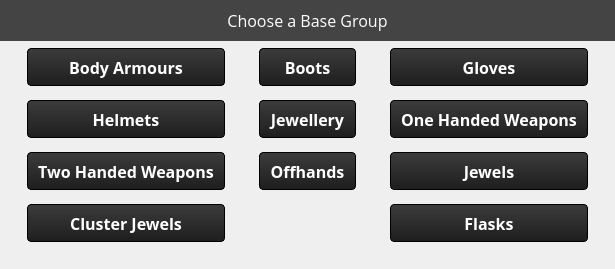
      <widget class="QWidget" name="base_groups_page">
       <property name="sizePolicy">
        <sizepolicy hsizetype="MinimumExpanding" vsizetype="MinimumExpanding">
         <horstretch>0</horstretch>
         <verstretch>0</verstretch>
        </sizepolicy>
       </property>
       <property name="styleSheet">
        <string notr="true">QWidget {
border: 0px;
border-image: url(:/icons/assets/images/emubg.png);
}

QLabel {
text-align: center;
padding: 5px 10px;
font-size: 16px;
background-color: #444;
width: 100%;
box-sizing: border-box;
color: #FFF;
font-family: Open Sans;
}
QPushButton {
                border: 1px solid #000;
                  border-top-width: 1px;
                   border-right-width: 1px;
                   border-bottom-width: 1px;
                   border-left-width: 1px;
                   border-top-style: solid;
                 border-right-style: solid;
                  border-bottom-style: solid;
                   border-left-style: solid;
                   border-top-color: rgb(0, 0, 0);
                  border-right-color: rgb(0, 0, 0);
                   border-bottom-color: rgb(0, 0, 0);
                   border-left-color: rgb(0, 0, 0);
                  border-image-source: initial;
                  border-image-slice: initial;
                  border-image-width: initial;
                  border-image-outset: initial;
                border-image-repeat: initial;
                border-radius: 4px;
                background-color: qlineargradient(x1: 0, y1: 1, x2: 0, y2: 0, stop: 0 #1e1e1e, stop: 1 #3c3c3c);
                border-image: none;
              color: #FFF;
               text-shadow: 1px 1px #000;
               box-shadow: inset 0 1px 1px #666, 0 1px 2px rgba(0,0,0,0.31);
               padding: 0px 10px;
                margin: 7px;
                font-family: Open Sans;
                font-size: 16px;
               font-weight: bold;
               height: 36px;
                line-height: 36px;
                text-align: center;
           }
            QPushButton:hover {
                background-color: qlineargradient(x1: 0, y1: 0, x2: 0 y2: 1,
                                                 stop: 0 #2d2d2d, stop: 1 #4b4b4b);
           }
            QPushButton:pressed {
                background-color: qlineargradient(x1: 0, y1: 0, x2: 0, y2: 1,
                                                  stop: 0 #4b4b4b, stop: 1 #2d2d2d);
            }
            QPushButton:flat {
                border: none;
}</string>
       </property>
       <layout class="QVBoxLayout" name="verticalLayout_14">
        <property name="spacing">
         <number>0</number>
        </property>
        <property name="leftMargin">
         <number>0</number>
        </property>
        <property name="topMargin">
         <number>0</number>
        </property>
        <property name="rightMargin">
         <number>0</number>
        </property>
        <property name="bottomMargin">
         <number>0</number>
        </property>
        <item>
         <widget class="QWidget" name="base_groups_container" native="true">
          <property name="sizePolicy">
           <sizepolicy hsizetype="Expanding" vsizetype="Expanding">
            <horstretch>0</horstretch>
            <verstretch>0</verstretch>
           </sizepolicy>
          </property>
          <property name="minimumSize">
           <size>
            <width>0</width>
            <height>0</height>
           </size>
          </property>
          <property name="maximumSize">
           <size>
            <width>1677215</width>
            <height>16777215</height>
           </size>
          </property>
          <property name="styleSheet">
           <string notr="true"/>
          </property>
          <layout class="QVBoxLayout" name="verticalLayout_12">
           <property name="spacing">
            <number>0</number>
           </property>
           <property name="leftMargin">
            <number>0</number>
           </property>
           <property name="topMargin">
            <number>0</number>
           </property>
           <property name="rightMargin">
            <number>0</number>
           </property>
           <property name="bottomMargin">
            <number>0</number>
           </property>
           <item>
            <widget class="QWidget" name="header" native="true">
             <property name="sizePolicy">
              <sizepolicy hsizetype="MinimumExpanding" vsizetype="Fixed">
               <horstretch>0</horstretch>
               <verstretch>0</verstretch>
              </sizepolicy>
             </property>
             <property name="styleSheet">
              <string notr="true">QWidget {
	border-image:none;
}</string>
             </property>
             <layout class="QVBoxLayout" name="verticalLayout_13">
              <property name="spacing">
               <number>0</number>
              </property>
              <property name="leftMargin">
               <number>0</number>
              </property>
              <property name="topMargin">
               <number>0</number>
              </property>
              <property name="rightMargin">
               <number>0</number>
              </property>
              <property name="bottomMargin">
               <number>0</number>
              </property>
              <item>
               <widget class="QLabel" name="base_group_label">
                <property name="sizePolicy">
                 <sizepolicy hsizetype="Minimum" vsizetype="Fixed">
                  <horstretch>0</horstretch>
                  <verstretch>0</verstretch>
                 </sizepolicy>
                </property>
                <property name="font">
                 <font>
                  <family>Open Sans</family>
                  <pointsize>-1</pointsize>
                 </font>
                </property>
                <property name="text">
                 <string>Choose a Base Group</string>
                </property>
                <property name="alignment">
                 <set>Qt::AlignHCenter|Qt::AlignTop</set>
                </property>
               </widget>
              </item>
             </layout>
            </widget>
           </item>
           <item>
            <widget class="QWidget" name="base_group_btns" native="true">
             <layout class="QGridLayout" name="gridLayout_9">
              <property name="leftMargin">
               <number>20</number>
              </property>
              <property name="topMargin">
               <number>0</number>
              </property>
              <property name="rightMargin">
               <number>20</number>
              </property>
              <property name="bottomMargin">
               <number>20</number>
              </property>
              <property name="horizontalSpacing">
               <number>20</number>
              </property>
              <property name="verticalSpacing">
               <number>0</number>
              </property>
              <item row="1" column="2">
               <widget class="QPushButton" name="one_handed_weapons_btn">
                <property name="text">
                 <string>One Handed Weapons</string>
                </property>
               </widget>
              </item>
              <item row="0" column="0">
               <widget class="QPushButton" name="body_armours_btn">
                <property name="text">
                 <string>Body Armours</string>
                </property>
               </widget>
              </item>
              <item row="2" column="0">
               <widget class="QPushButton" name="two_handed_weapons_btn">
                <property name="text">
                 <string>Two Handed Weapons</string>
                </property>
               </widget>
              </item>
              <item row="0" column="2">
               <widget class="QPushButton" name="gloves_btn">
                <property name="text">
                 <string>Gloves</string>
                </property>
               </widget>
              </item>
              <item row="2" column="1">
               <widget class="QPushButton" name="offhands_btn">
                <property name="text">
                 <string>Offhands</string>
                </property>
               </widget>
              </item>
              <item row="0" column="1">
               <widget class="QPushButton" name="boots_btn">
                <property name="text">
                 <string>Boots</string>
                </property>
               </widget>
              </item>
              <item row="2" column="2">
               <widget class="QPushButton" name="jewels_btn">
                <property name="text">
                 <string>Jewels</string>
                </property>
               </widget>
              </item>
              <item row="3" column="0">
               <widget class="QPushButton" name="cluster_jewels_btn">
                <property name="text">
                 <string>Cluster Jewels</string>
                </property>
               </widget>
              </item>
              <item row="1" column="0">
               <widget class="QPushButton" name="helmets_btn">
                <property name="text">
                 <string>Helmets</string>
                </property>
               </widget>
              </item>
              <item row="1" column="1">
               <widget class="QPushButton" name="jewellery_btn">
                <property name="text">
                 <string>Jewellery</string>
                </property>
               </widget>
              </item>
              <item row="3" column="2">
               <widget class="QPushButton" name="flasks_btn">
                <property name="text">
                 <string>Flasks</string>
                </property>
               </widget>
              </item>
             </layout>
            </widget>
           </item>
          </layout>
         </widget>
        </item>
       </layout>
      </widget>
